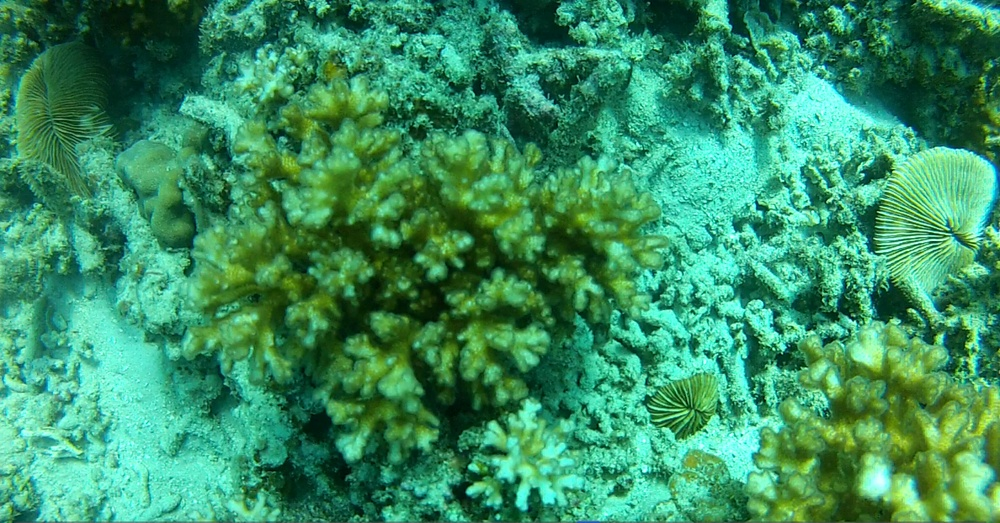
%> input picture s2223II/Digital Image Processing/test_images/2.jpg, 1000 x 523 px, shrunk from 1366 x 714 before the run
$ octave testingCoralMask.m   (GNU Octave 9; MATLAB toolbox functions it lacks are replaced by stand-ins)
%> lines starting %> are read from the running program, lines starting %| are printed output that depends on the picture; in (x1, y1, x2, y2) boxes, pixels count from 0 and x2, y2 are one past the last pixel; in counts of white or black regions, pixels touching at a corner belong together; the program's own positions count from 1
%> further down, testImage is the input picture: size 523x1000x3 uint8; mean R, G, B 56.5, 145.3, 99.8
### s2223II/Digital Image Processing/code/seperationBetweenSandAndCoral.m
function [BW,maskedRGBImage] = createMask(RGB)
% Convert RGB image to chosen color space
I = rgb2hsv(RGB);
%> I: size 523x1000x3 double; mean H, S, V 0.404, 0.689, 0.57

% Define thresholds for channel 1 based on histogram settings
channel1Min = 0.177;
channel1Max = 0.545;

% Define thresholds for channel 2 based on histogram settings
channel2Min = 0.000;
channel2Max = 1.000;

% Define thresholds for channel 3 based on histogram settings
channel3Min = 0.000;
channel3Max = 1.000;

% Create mask based on chosen histogram thresholds
sliderBW = (I(:,:,1) >= channel1Min ) & (I(:,:,1) <= channel1Max) & ...
    (I(:,:,2) >= channel2Min ) & (I(:,:,2) <= channel2Max) & ...
    (I(:,:,3) >= channel3Min ) & (I(:,:,3) <= channel3Max);
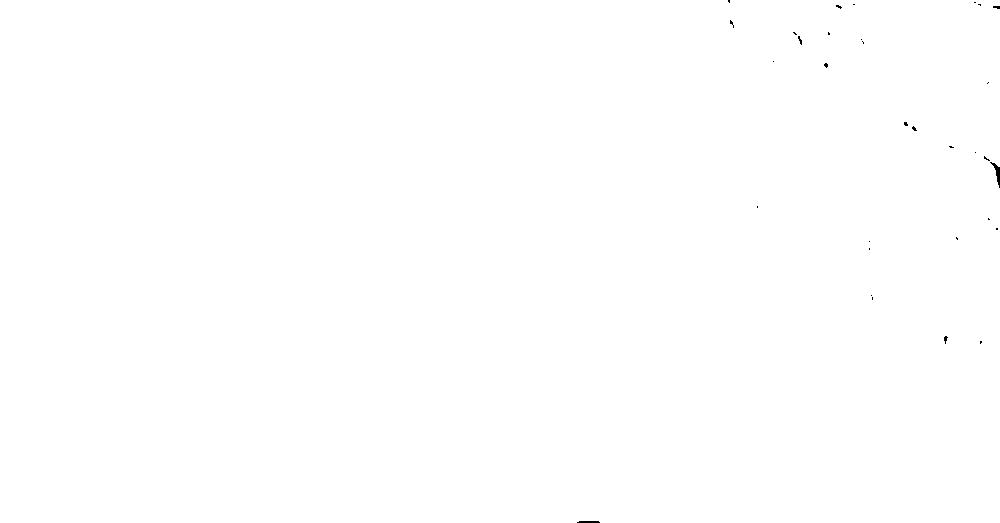
%> sliderBW: size 523x1000 logical; 99.9% white; 32 black regions (30 under 20 px), largest, box (x1, y1, x2, y2) and area: (990, 162, 1000, 188) 85, (577, 521, 600, 523) 43

% Create mask based on selected regions of interest on point cloud projection
I = double(I);
[m,n,~] = size(I);
%> m = 523; n = 1000
polyBW = false([m,n]);
I = reshape(I,[m*n 3]);

% Convert HSV color space to canonical coordinates
Xcoord = I(:,2).*I(:,3).*cos(2*pi*I(:,1));
Ycoord = I(:,2).*I(:,3).*sin(2*pi*I(:,1));
I(:,1) = Xcoord;
I(:,2) = Ycoord;
clear Xcoord Ycoord

% Project 3D data into 2D projected view from current camera view point within app
J = rotateColorSpace(I);

% Apply polygons drawn on point cloud in app
polyBW = applyPolygons(J,polyBW);

% Combine both masks
BW = sliderBW & polyBW;
%> BW: size 523x1000 logical; 50.8% white; 404 black regions (238 under 20 px), largest, box (x1, y1, x2, y2) and area: (0, 0, 1000, 523) 227423, (373, 462, 470, 523) 3272, (384, 115, 488, 173) 1782

% Initialize output masked image based on input image.
maskedRGBImage = RGB;

% Set background pixels where BW is false to zero.
maskedRGBImage(repmat(~BW,[1 1 3])) = 0;
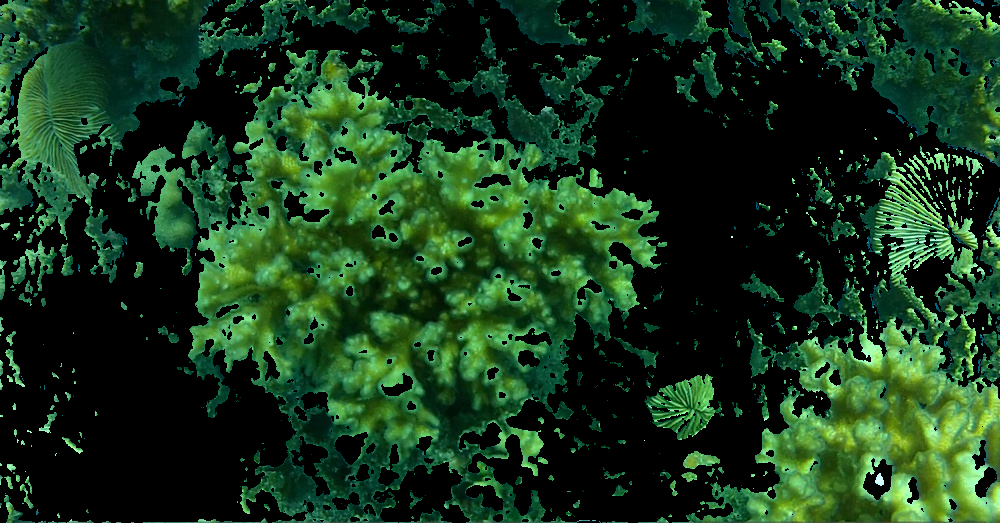
%> maskedRGBImage: size 523x1000x3 uint8; mean R, G, B 23.4, 55.7, 28.2

end

function J = rotateColorSpace(I)

% Translate the data to the mean of the current image within app
shiftVec = [-0.136443 0.210149 0.484446];
I = I - shiftVec;
I = [I ones(size(I,1),1)]';

% Apply transformation matrix
tMat = [0.979680 0.567803 0.000000 -0.697328;
    -0.697767 0.797208 0.000000 -0.117194;
    0.000000 0.000000 -0.969638 9.160254;
    0.000000 0.000000 0.000000 1.000000];

J = (tMat*I)';
end

function polyBW = applyPolygons(J,polyBW)

% Define each manually generated ROI
hPoints(1).data = [-1.312016 -0.120245;
    -1.094739 -0.108038;
    -0.918318 -0.236212;
    -0.873749 -0.001227;
    -0.788324 0.041498;
    -0.760468 0.111689;
    -0.424339 0.261225;
    -0.060355 0.068964;
    -0.123495 -0.230109;
    -0.948031 -0.428473;
    -1.280446 -0.306403];

% Iteratively apply each ROI
for ii = 1:length(hPoints)
    if size(hPoints(ii).data,1) > 2
        in = inpolygon(J(:,1),J(:,2),hPoints(ii).data(:,1),hPoints(ii).data(:,2));
        in = reshape(in,size(polyBW));
        polyBW = polyBW | in;
    end
end

end

### s2223II/Digital Image Processing/code/testingCoralMask.m
testImage = imread("2.jpg");
[coralBW,coralRGB] = seperationBetweenSandAndCoral(testImage);
% Convert the image to grayscale
grayImage = rgb2gray(testImage);
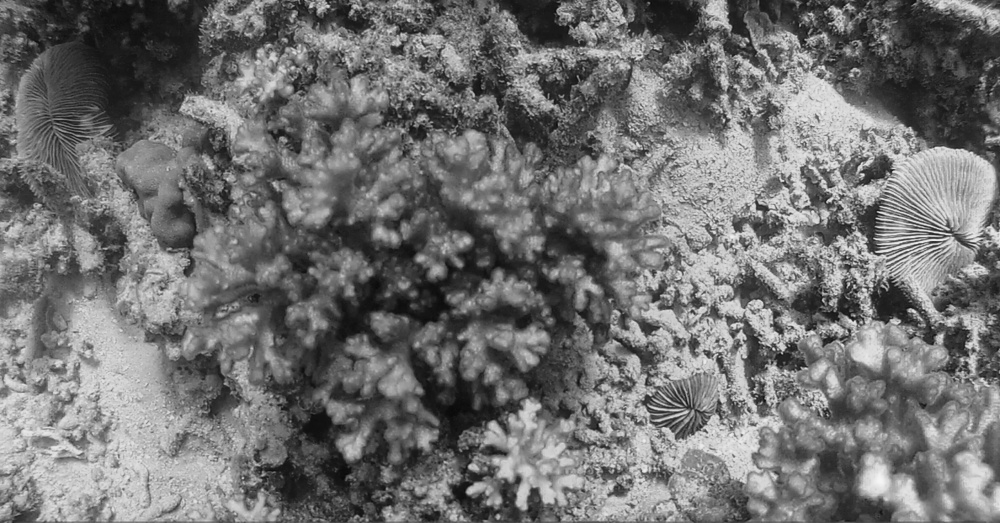
%> grayImage: size 523x1000 uint8; min 8, max 245, mean 113.6
% Apply image enhancement techniques if needed
enhancedImage = imadjust(grayImage); % Example: using histogram stretching
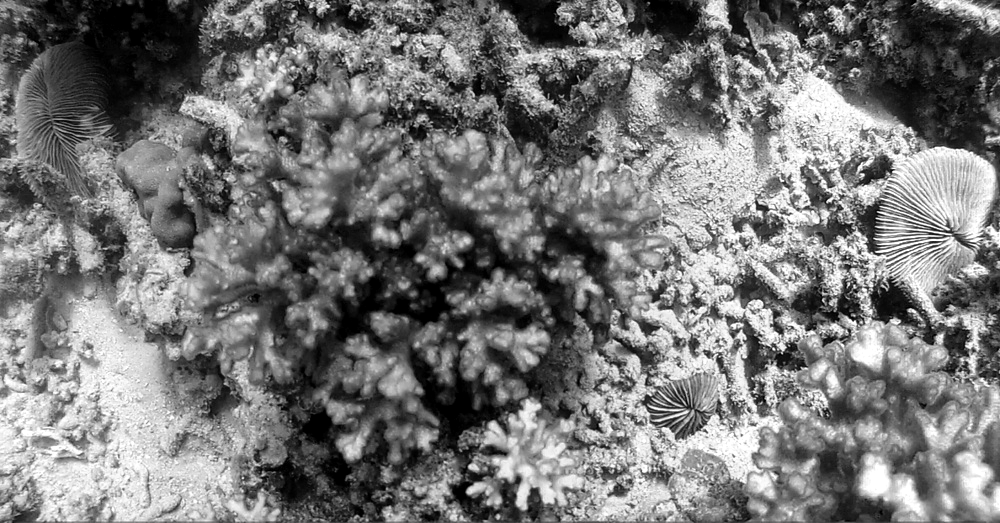
%> enhancedImage: size 523x1000 uint8; min 0, max 255, mean 119.1
% Apply image segmentation techniques to separate coral reefs and sand
% You can experiment with different segmentation algorithms here
thresholdValue = graythresh(enhancedImage); % Calculate the threshold value using Otsu's method
%> thresholdValue = 0.48
coralReefMask = coralBW; % Apply thresholding using the calculated value
sandMask = imcomplement(coralReefMask);
% Clean up the masks using morphological operations
se = strel('diamond', 5); % Adjust the structuring element size as needed
coralReefMask = imopen(coralReefMask, se);
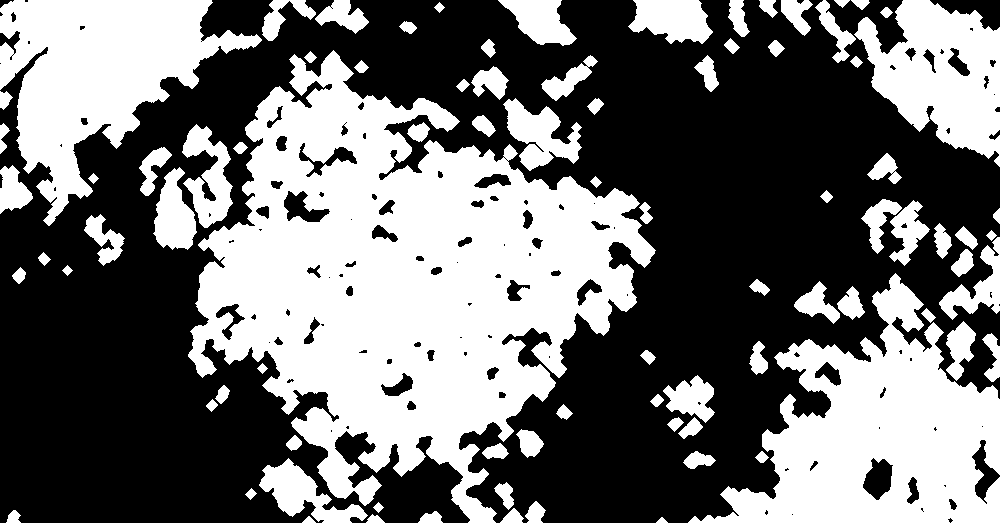
%> coralReefMask: size 523x1000 logical; 43.8% white; 87 white regions, largest, box (x1, y1, x2, y2) and area: (188, 50, 656, 523) 108496, (688, 273, 1000, 523) 37424, (0, 0, 262, 226) 27042
sandMask = imopen(sandMask, se);
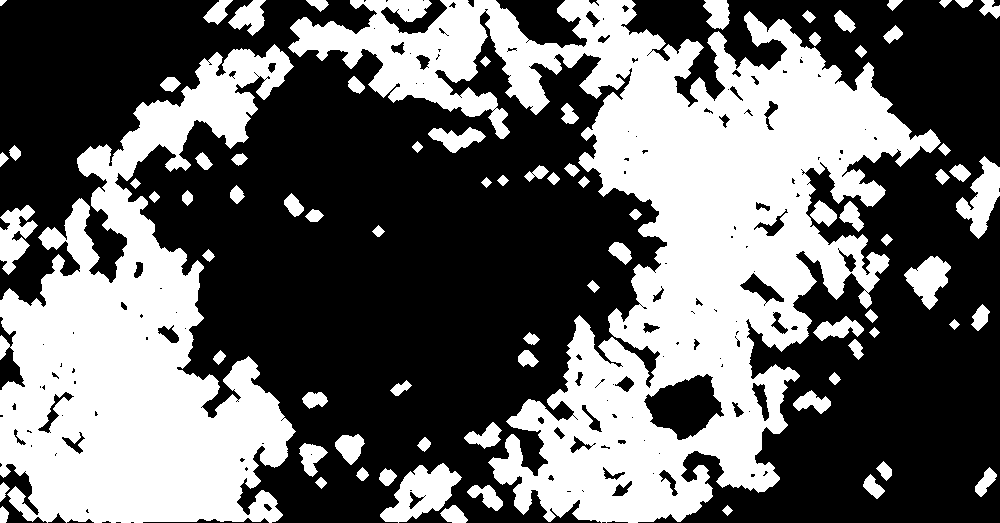
%> sandMask: size 523x1000 logical; 41% white; 81 white regions, largest, box (x1, y1, x2, y2) and area: (288, 0, 941, 523) 120145, (0, 44, 296, 523) 71964, (380, 463, 462, 523) 2504
% Calculate the area of coverage for each type of coral reef
coralReefArea = sum(coralReefMask(:));
%> coralReefArea = 229121
sandArea = sum(sandMask(:));
%> sandArea = 214560
% Display the segmented masks with boundaries
figure;
subplot(1, 2, 1);
imshow(testImage);
title('Coral Reefs Mask');
hold on;
boundaries = bwboundaries(coralReefMask);
%> boundaries = 209 boundaries; largest, box (x1, y1, x2, y2) and points: (188, 50, 656, 523) 3120, (688, 273, 1000, 523) 1536, (0, 0, 262, 226) 1132, (854, 0, 1000, 167) 638, (182, 124, 233, 228) 337
for k = 1:length(boundaries)
 boundary = boundaries{k};
 plot(boundary(:, 2), boundary(:, 1), 'r', 'LineWidth', 2);
end
hold off;
subplot(1, 2, 2);
imshow(testImage);
title('Sand Mask');
hold on;
boundaries = bwboundaries(sandMask);
%> boundaries = 313 boundaries; largest, box (x1, y1, x2, y2) and points: (288, 0, 941, 523) 5284, (0, 44, 296, 523) 2764, (0, 205, 38, 275) 235, (644, 374, 724, 440) 213, (380, 463, 462, 523) 211
for k = 1:length(boundaries)
 boundary = boundaries{k};
 plot(boundary(:, 2), boundary(:, 1), 'b', 'LineWidth', 2);
end
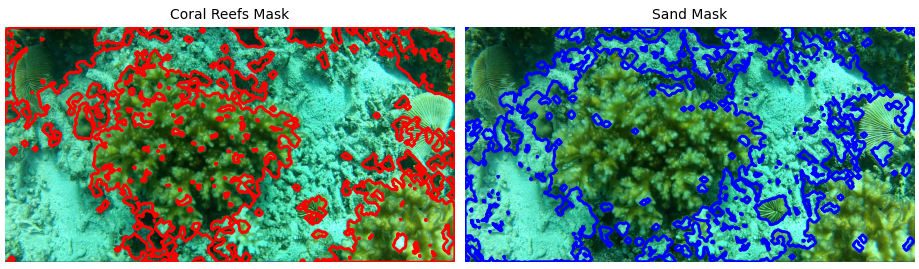
%> figure redrawn from the program's plot data, 2 panels
hold off;
% Display the area of coverage for each type of coral reef
fprintf('Area of Branching Coral Reef: %d pixels\n', coralReefArea);
%| Area of Branching Coral Reef: 229121 pixels
fprintf('Area of Sand: %d pixels\n', sandArea);
%| Area of Sand: 214560 pixels

$ run again, with s2223II/Digital Image Processing/test_images/3.jpg copied over s2223II/Digital Image Processing/test_images/2.jpg
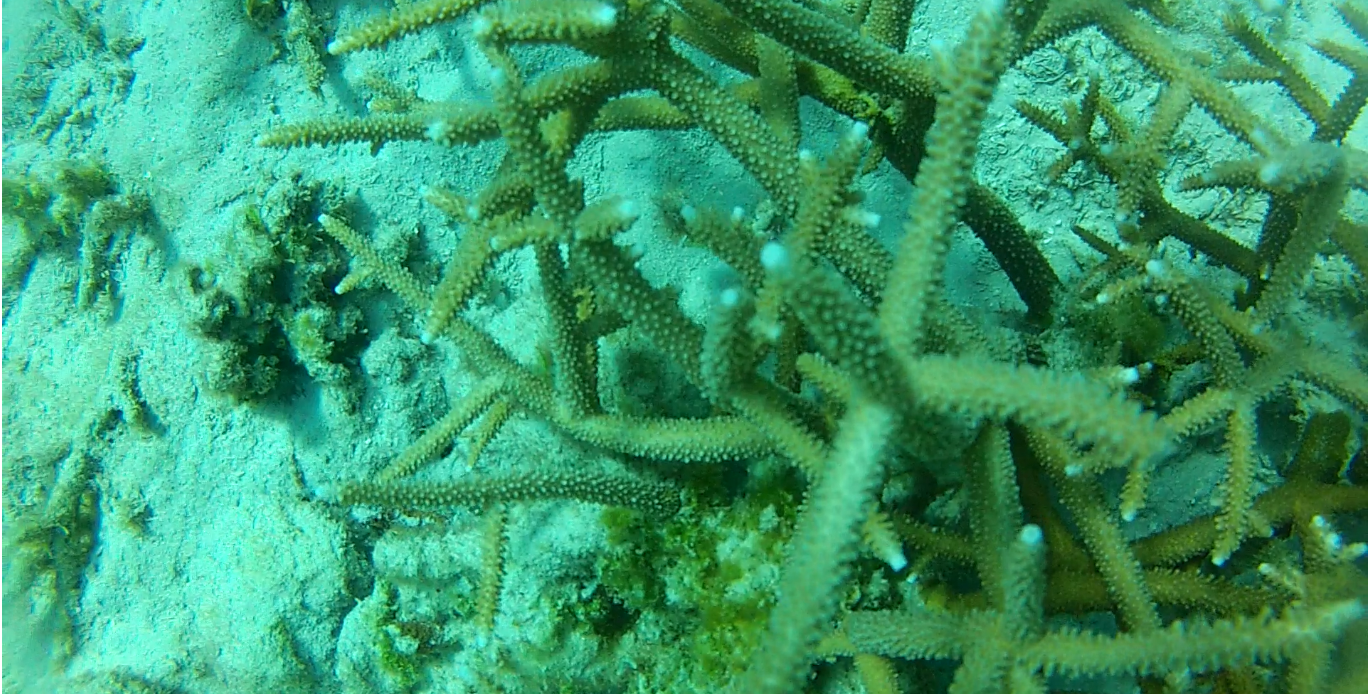
%> input picture s2223II/Digital Image Processing/test_images/3.jpg, 1368 x 694 px
%> testImage is the input picture: size 694x1368x3 uint8; mean R, G, B 57.9, 152.4, 106.7
%> I: size 694x1368x3 double; mean H, S, V 0.408, 0.654, 0.598
%> in createMask, `sliderBW = (I(:,:,1) >= channel1Min ) & (I(:,:,1) <= channel1Max) & (I..`:
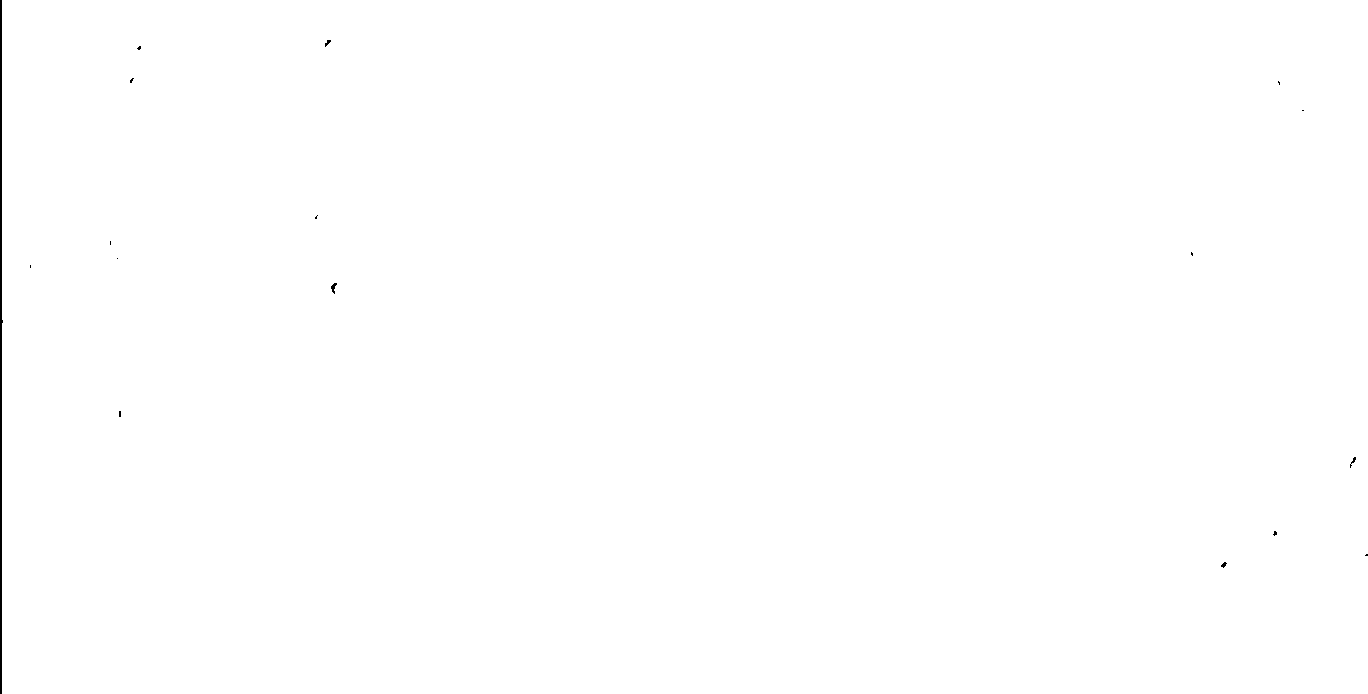
%> sliderBW: size 694x1368 logical; 99.8% white; 17 black regions (12 under 20 px), largest, box (x1, y1, x2, y2) and area: (0, 0, 3, 694) 1391, (331, 283, 337, 294) 33, (1350, 457, 1356, 468) 22, (325, 40, 331, 47) 21, (1221, 562, 1227, 568) 20
%> BW: size 694x1368 logical; 48.5% white; 487 white regions (378 under 20 px), largest, box (x1, y1, x2, y2) and area: (341, 0, 1368, 694) 409287, (191, 187, 387, 408) 15425, (2, 166, 109, 248) 3549
%> thresholdValue = 0.504
%> coralReefMask: size 694x1368 logical; 44.5% white; 83 white regions, largest, box (x1, y1, x2, y2) and area: (446, 0, 1368, 694) 372929, (198, 241, 301, 408) 7894, (1219, 12, 1368, 143) 6521
%> coralReefArea = 422154
%> sandArea = 447901
%> `boundaries = bwboundaries(coralReefMask);`: boundaries = 355 boundaries; largest, box (x1, y1, x2, y2) and points: (446, 0, 1368, 694) 5792, (726, 95, 1029, 379) 1736, (530, 125, 807, 403) 1392, (922, 21, 1169, 323) 1280, (702, 405, 897, 658) 971
%> `boundaries = bwboundaries(sandMask);`: boundaries = 326 boundaries; largest, box (x1, y1, x2, y2) and points: (0, 0, 671, 694) 6266, (191, 184, 429, 415) 1275, (967, 21, 1169, 286) 1109, (564, 125, 803, 400) 1039, (1135, 0, 1368, 105) 801
%> after the loop `for k = 1:length(boundaries)`:
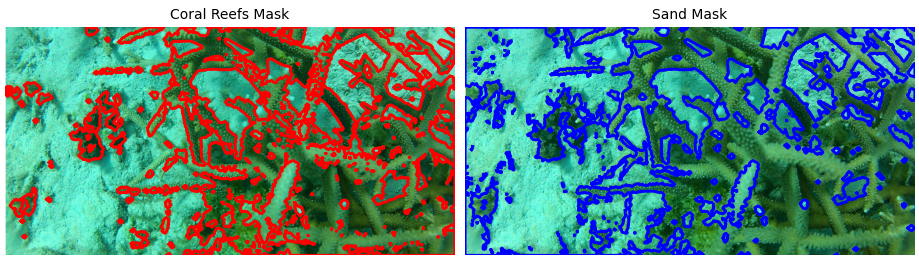
%> figure redrawn from the program's plot data, 2 panels
%| Area of Branching Coral Reef: 422154 pixels
%| Area of Sand: 447901 pixels
